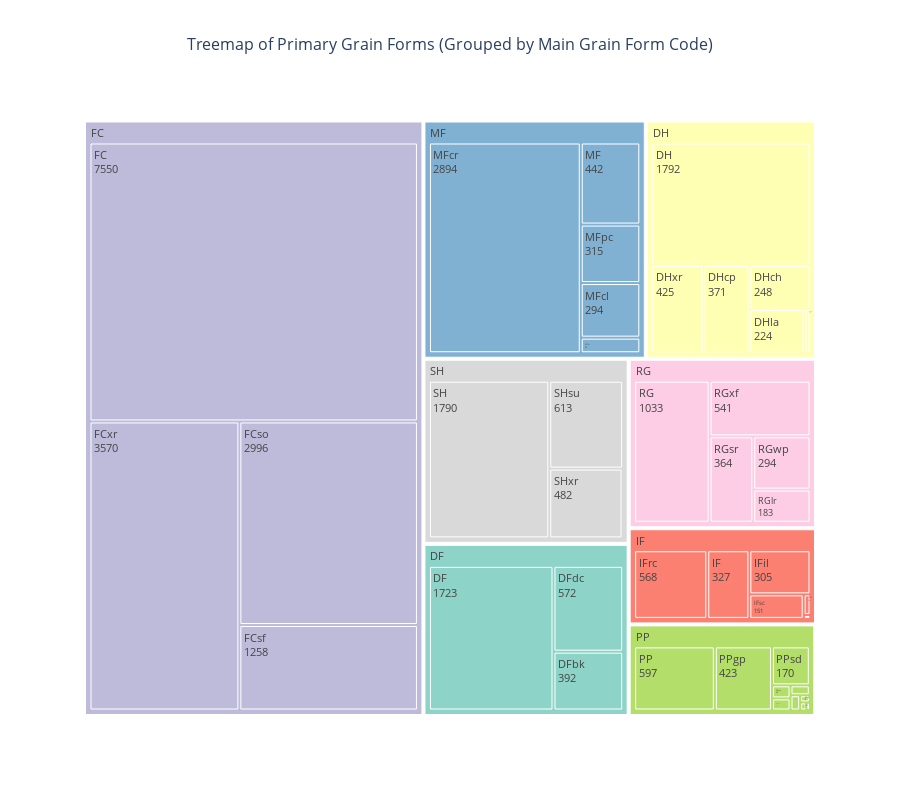

Notebook code cell kept with this figure:
### Code cell
# Grain Forms

# Stats
# Number of layers
print(f"Number of layers: {len(layers_of_concern_df)}")
print(f"Number of layers with primary grain form grain form: {len(layers_of_concern_df[layers_of_concern_df['grain_form_primary_grain_form'].notna()])}, {len(layers_of_concern_df[layers_of_concern_df['grain_form_primary_grain_form'].notna()])/len(layers_of_concern_df):.2%}")
print(f"Number of layers with primary grain form grain size: {len(layers_of_concern_df[layers_of_concern_df['grain_from_primary_grain_size'].notna()])}, {len(layers_of_concern_df[layers_of_concern_df['grain_from_primary_grain_size'].notna()])/len(layers_of_concern_df):.2%}")
print(f"Number of layers with secondary grain form grain form: {len(layers_of_concern_df[layers_of_concern_df['grain_form_secondary_grain_form'].notna()])}, {len(layers_of_concern_df[layers_of_concern_df['grain_form_secondary_grain_form'].notna()])/len(layers_of_concern_df):.2%}")

#Frequency of grain forms
grain_form_counts = layers_of_concern_df['grain_form_primary_grain_form'].value_counts()
grain_form_percentages = layers_of_concern_df['grain_form_primary_grain_form'].value_counts(normalize=True) * 100

# Combine counts and percentages
grain_form_stats = pd.DataFrame({
    'Count': grain_form_counts,
    'Percentage': grain_form_percentages
})
grain_form_stats['Percentage'] = grain_form_stats['Percentage'].apply(lambda x: f'{x:.2f}%')
print(grain_form_stats)

#Frequency of main grain forms (first two characters)
main_grain_form_counts = layers_of_concern_df['grain_form_primary_grain_form'].str[:2].value_counts()
main_grain_form_percentages = layers_of_concern_df['grain_form_primary_grain_form'].str[:2].value_counts(normalize=True) * 100

# Combine counts and percentages
main_grain_form_stats = pd.DataFrame({
    'Count': main_grain_form_counts,
    'Percentage': main_grain_form_percentages
})
main_grain_form_stats['Percentage'] = main_grain_form_stats['Percentage'].apply(lambda x: f'{x:.2f}%')
print('\nMain Grain Forms:')
print(main_grain_form_stats)

#Visualizations
# Tree map of primary grain form grain form, grouped by main grain form code

# Prepare data for hierarchical treemap: filter out NaN values
grain_form_data = layers_of_concern_df[layers_of_concern_df['grain_form_primary_grain_form'].notna()].copy()
grain_form_data['main_grain_form'] = grain_form_data['grain_form_primary_grain_form'].str[:2]

# Get counts for each grain form
grain_form_counts = grain_form_data['grain_form_primary_grain_form'].value_counts()

# Create hierarchical data structure for plotly treemap
# Each row represents a specific grain form with its parent (main grain form)
treemap_data = []
for grain_form, count in grain_form_counts.items():
    main_form = grain_form[:2]
    treemap_data.append({
        'main_grain_form': main_form,  # Parent group
        'grain_form': grain_form,  # Specific grain form (child)
        'count': count
    })

treemap_df = pd.DataFrame(treemap_data)

# Create hierarchical treemap with plotly
# The path parameter creates the hierarchy: main_grain_form -> grain_form
fig = px.treemap(
    treemap_df,
    path=['main_grain_form', 'grain_form'],  # Hierarchical path: parent -> child
    values='count',
    title='Treemap of Primary Grain Forms (Grouped by Main Grain Form Code)',
    color='main_grain_form',  # Color by parent group
    color_discrete_sequence=px.colors.qualitative.Set3,
    height=800
)

# Update traces to show labels with counts
fig.update_traces(
    textinfo='label+value',
    texttemplate='%{label}<br>%{value}',
    textfont_size=11,
    hovertemplate='<b>%{label}</b><br>Count: %{value}<extra></extra>'
)

fig.update_layout(
    font_size=12,
    title_font_size=16,
    title_x=0.5
)

fig.show()

### Figure 1 — Plotly figure (JSON) as saved in the notebook; plotly's stock layout.template omitted (floating-point values rounded to 4 significant figures)
{"data": [{"branchvalues": "total", "customdata": [["DF"], ["DF"], ["DF"], ["DF"], ["DH"], ["DH"], ["DH"], ["DH"], ["DH"], ["DH"], ["DH"], ["FC"], ["FC"], ["FC"], ["FC"], ["FC"], ["IF"], ["IF"], ["IF"], ["IF"], ["IF"], ["IF"], ["IF"], ["MF"], ["MF"], ["MF"], ["MF"], ["MF"], ["MF"], ["MM"], ["MM"], ["MM"], ["PP"], ["PP"], ["PP"], ["PP"], ["PP"], ["PP"], ["PP"], ["PP"], ["PP"], ["PP"], ["PP"], ["RG"], ["RG"], ["RG"], ["RG"], ["RG"], ["RG"], ["SH"], ["SH"], ["SH"], ["SH"], ["SH"]], "domain": {"x": [0, 1], "y": [0, 1]}, "hovertemplate": "<b>%{label}</b><br>Count: %{value}<extra></extra>", "ids": ["DF", "DF/DF", "DF/DFbk", "DF/DFdc", "DH/DHch", "DH", "DH/DH", "DH/DHpr", "DH/DHla", "DH/DHcp", "DH/DHxr", "FC", "FC/FC", "FC/FCxr", "FC/FCso", "FC/FCsf", "IF/IFic", "IF/IFrc", "IF/IFsc", "IF", "IF/IFil", "IF/IFbi", "IF/IF", "MF/MFpc", "MF/MFcl", "MF/MFcr", "MF", "MF/MF", "MF/MFsl", "MM/MMrp", "MM/MM", "MM", "PP/PPco", "PP/PPip", "PP/PPhl", "PP", "PP/PPnd", "PP/PPir", "PP/PPrm", "PP/PPsd", "PP/PP", "PP/PPgp", "PP/PPpl", "RG", "RG/RG", "RG/RGwp", "RG/RGlr", "RG/RGsr", "RG/RGxf", "SH/SHsu", "SH", "SH/SHcv", "SH/SH", "SH/SHxr"], "labels": ["DF", "DF", "DFbk", "DFdc", "DHch", "DH", "DH", "DHpr", "DHla", "DHcp", "DHxr", "FC", "FC", "FCxr", "FCso", "FCsf", "IFic", "IFrc", "IFsc", "IF", "IFil", "IFbi", "IF", "MFpc", "MFcl", "MFcr", "MF", "MF", "MFsl", "MMrp", "MM", "MM", "PPco", "PPip", "PPhl", "PP", "PPnd", "PPir", "PPrm", "PPsd", "PP", "PPgp", "PPpl", "RG", "RG", "RGwp", "RGlr", "RGsr", "RGxf", "SHsu", "SH", "SHcv", "SH", "SHxr"], "marker": {"colors": ["rgb(141,211,199)", "rgb(141,211,199)", "rgb(141,211,199)", "rgb(141,211,199)", "rgb(255,255,179)", "rgb(255,255,179)", "rgb(255,255,179)", "rgb(255,255,179)", "rgb(255,255,179)", "rgb(255,255,179)", "rgb(255,255,179)", "rgb(190,186,218)", "rgb(190,186,218)", "rgb(190,186,218)", "rgb(190,186,218)", "rgb(190,186,218)", "rgb(251,128,114)", "rgb(251,128,114)", "rgb(251,128,114)", "rgb(251,128,114)", "rgb(251,128,114)", "rgb(251,128,114)", "rgb(251,128,114)", "rgb(128,177,211)", "rgb(128,177,211)", "rgb(128,177,211)", "rgb(128,177,211)", "rgb(128,177,211)", "rgb(128,177,211)", "rgb(253,180,98)", "rgb(253,180,98)", "rgb(253,180,98)", "rgb(179,222,105)", "rgb(179,222,105)", "rgb(179,222,105)", "rgb(179,222,105)", "rgb(179,222,105)", "rgb(179,222,105)", "rgb(179,222,105)", "rgb(179,222,105)", "rgb(179,222,105)", "rgb(179,222,105)", "rgb(179,222,105)", "rgb(252,205,229)", "rgb(252,205,229)", "rgb(252,205,229)", "rgb(252,205,229)", "rgb(252,205,229)", "rgb(252,205,229)", "rgb(217,217,217)", "rgb(217,217,217)", "rgb(217,217,217)", "rgb(217,217,217)", "rgb(217,217,217)"]}, "name": "", "parents": ["", "DF", "DF", "DF", "DH", "", "DH", "DH", "DH", "DH", "DH", "", "FC", "FC", "FC", "FC", "IF", "IF", "IF", "", "IF", "IF", "IF", "MF", "MF", "MF", "", "MF", "MF", "MM", "MM", "", "PP", "PP", "PP", "", "PP", "PP", "PP", "PP", "PP", "PP", "PP", "", "RG", "RG", "RG", "RG", "RG", "SH", "", "SH", "SH", "SH"], "textfont": {"size": 11}, "textinfo": "label+value", "texttemplate": "%{label}<br>%{value}", "type": "treemap", "values": [2687.0, 1723.0, 392.0, 572.0, 248.0, 3084.0, 1792.0, 24.0, 224.0, 371.0, 425.0, 15370.0, 7550.0, 3570.0, 2996.0, 1258.0, 3.0, 568.0, 151.0, 1370.0, 305.0, 16.0, 327.0, 315.0, 294.0, 2894.0, 4029.0, 442.0, 84.0, 1.0, 4.0, 5.0, 8.0, 3.0, 6.0, 1300.0, 26.0, 22.0, 28.0, 170.0, 597.0, 423.0, 17.0, 2415.0, 1033.0, 294.0, 183.0, 364.0, 541.0, 613.0, 2889.0, 4.0, 1790.0, 482.0]}], "layout": {"font": {"size": 12}, "height": 800, "legend": {"tracegroupgap": 0}, "title": {"font": {"size": 16}, "text": "Treemap of Primary Grain Forms (Grouped by Main Grain Form Code)", "x": 0.5}, "treemapcolorway": ["rgb(141,211,199)", "rgb(255,255,179)", "rgb(190,186,218)", "rgb(251,128,114)", "rgb(128,177,211)", "rgb(253,180,98)", "rgb(179,222,105)", "rgb(252,205,229)", "rgb(217,217,217)", "rgb(188,128,189)", "rgb(204,235,197)", "rgb(255,237,111)"]}}
